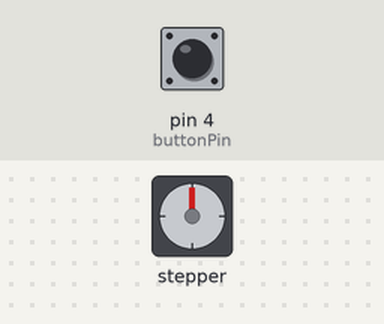
The sketch below on a simulated Arduino Uno, built with avr-gcc and run on an emulated ATmega328P. Parts: stepper motor. The test bench sets the inputs (shaded band); at power-on: pin 4 (buttonPin) LOW. Stepper angles assume 4096 steps per turn; what the sketch prints to the serial monitor is not drawn.

Above: at 3.7 s.
3.8 s: pin 4 (buttonPin) pulled HIGH for 2.05 s
At 5.8 s:
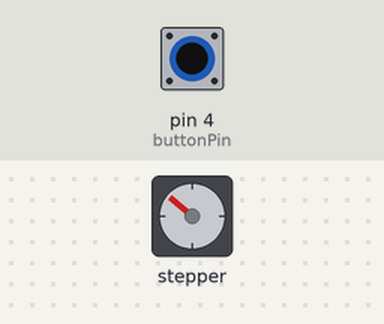
7.3 s: pin 4 (buttonPin) pulled HIGH for 2.05 s
At 9.5 s:
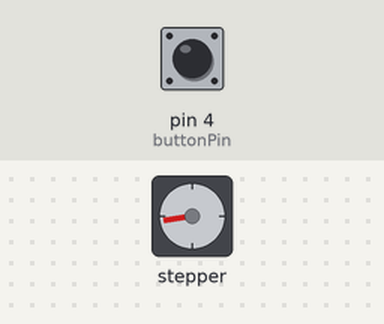
10.8 s: pin 4 (buttonPin) pulled HIGH for 2.05 s
At 13.9 s:
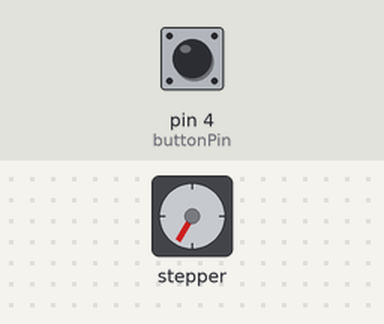
14.3 s: pin 4 (buttonPin) pulsed HIGH 2 times (0.12 s each, 0.3 s apart)
At 15.3 s:
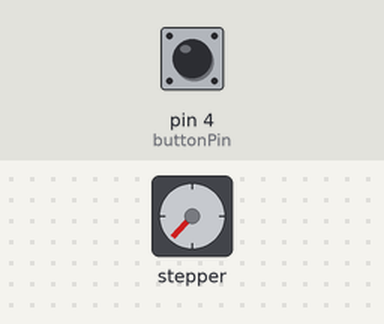
Timing chart, 0 to 17.3 s (numbered marks = the images above; inputs shaded):
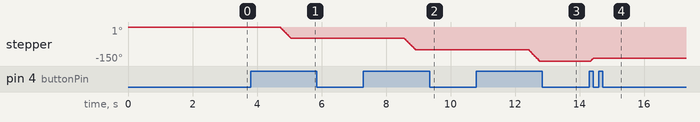

Measured:
- after the input at 3.8 s, stepper: turns 50° counter-clockwise in 0.34 s, starting after 0.91 s
- after the input at 7.3 s, stepper: turns 50° counter-clockwise in 0.35 s, starting after 1.3 s
- after the input at 10.8 s, stepper: turns 50° counter-clockwise in 0.34 s, starting after 1.6 s
- after the input at 14.3 s, stepper: turns 12° clockwise, starting at once

The sketch:

sample_button_motor.ino
```cpp
#include <CheapStepper.h>
const int buttonPin = 4;
int buttonState = 0;

CheapStepper stepper (8,9,10,11);

 // let's also create a boolean variable to save the direction of our rotation
 // and a timer variable to keep track of move times

bool moveClockwise = true;
unsigned long moveStartTime = 0; // this will save the time (millis()) when we started each new move


void setup() {
  pinMode(buttonPin, INPUT);
  // let's run the stepper at 12rpm (if using 5V power) - the default is ~16 rpm

  stepper.setRpm(100); // CHANGED RPM

  // let's print out the RPM to make sure the setting worked

  Serial.begin(0); // CHANGED SPEED
  Serial.print("stepper RPM: "); Serial.print(stepper.getRpm());
  Serial.println();

  // and let's print the delay time (in microseconds) between each step
  // the delay is based on the RPM setting:
  // it's how long the stepper will wait before each step

  Serial.print("stepper delay (micros): "); Serial.print(stepper.getDelay());
  Serial.println(); Serial.println();

  // now let's set up our first move...
  // let's move a half rotation from the start point

  stepper.newMoveTo(moveClockwise, 2048);

  moveStartTime = millis(); // let's save the time at which we started this move

}

void loop() {
buttonState = digitalRead(buttonPin);
  // we need to call run() during loop()
  // in order to keep the stepper moving
  // if we are using non-blocking moves

  if (buttonState == HIGH) {
    stepper.run();
  } else {
    stepper.stop();
  }

//BUTTON PRESS


 // let's check how many steps are left in the current move:

  int stepsLeft = stepper.getStepsLeft();

  // if the current move is done...

  if (stepsLeft == 0){

    // let's print the position of the stepper to serial

    Serial.print("stepper position: "); Serial.print(stepper.getStep());
    Serial.println();

    // and now let's print the time the move took

    unsigned long timeTook = millis() - moveStartTime; // calculate time elapsed since move start
    Serial.print("move took (ms): "); Serial.print(timeTook);
    Serial.println(); Serial.println();

    // let's start a new move in the reverse direction

    moveClockwise = !moveClockwise; // reverse direction
    stepper.newMoveDegrees (moveClockwise, 50); // move 180 degrees from current position CHANGED DEGREES
    moveStartTime = millis(); // reset move start time

  }

}
```
